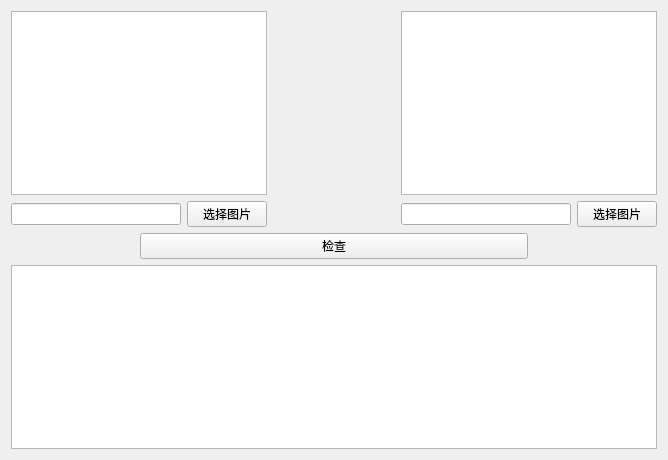
<?xml version="1.0" encoding="UTF-8"?>
<ui version="4.0">
 <class>CheckForm</class>
 <widget class="QWidget" name="CheckForm">
  <property name="geometry">
   <rect>
    <x>0</x>
    <y>0</y>
    <width>668</width>
    <height>460</height>
   </rect>
  </property>
  <property name="minimumSize">
   <size>
    <width>668</width>
    <height>460</height>
   </size>
  </property>
  <property name="windowTitle">
   <string>Form</string>
  </property>
  <layout class="QHBoxLayout" name="horizontalLayout_5">
   <item>
    <layout class="QVBoxLayout" name="verticalLayout_3">
     <item>
      <layout class="QHBoxLayout" name="horizontalLayout_3">
       <item>
        <layout class="QVBoxLayout" name="verticalLayout">
         <item>
          <widget class="QGraphicsView" name="graphicsView"/>
         </item>
         <item>
          <layout class="QHBoxLayout" name="horizontalLayout">
           <item>
            <widget class="QLineEdit" name="lineEdit"/>
           </item>
           <item>
            <widget class="QPushButton" name="pushButton">
             <property name="text">
              <string>选择图片</string>
             </property>
            </widget>
           </item>
          </layout>
         </item>
        </layout>
       </item>
       <item>
        <spacer name="horizontalSpacer">
         <property name="orientation">
          <enum>Qt::Horizontal</enum>
         </property>
         <property name="sizeHint" stdset="0">
          <size>
           <width>40</width>
           <height>20</height>
          </size>
         </property>
        </spacer>
       </item>
       <item>
        <layout class="QVBoxLayout" name="verticalLayout_2">
         <item>
          <widget class="QGraphicsView" name="graphicsView_2"/>
         </item>
         <item>
          <layout class="QHBoxLayout" name="horizontalLayout_2">
           <item>
            <widget class="QLineEdit" name="lineEdit_2"/>
           </item>
           <item>
            <widget class="QPushButton" name="pushButton_2">
             <property name="text">
              <string>选择图片</string>
             </property>
            </widget>
           </item>
          </layout>
         </item>
        </layout>
       </item>
      </layout>
     </item>
     <item>
      <layout class="QHBoxLayout" name="horizontalLayout_4" stretch="1,3,1">
       <item>
        <spacer name="horizontalSpacer_2">
         <property name="orientation">
          <enum>Qt::Horizontal</enum>
         </property>
         <property name="sizeHint" stdset="0">
          <size>
           <width>40</width>
           <height>20</height>
          </size>
         </property>
        </spacer>
       </item>
       <item>
        <widget class="QPushButton" name="pushButton_3">
         <property name="text">
          <string>检查</string>
         </property>
        </widget>
       </item>
       <item>
        <spacer name="horizontalSpacer_3">
         <property name="orientation">
          <enum>Qt::Horizontal</enum>
         </property>
         <property name="sizeHint" stdset="0">
          <size>
           <width>40</width>
           <height>20</height>
          </size>
         </property>
        </spacer>
       </item>
      </layout>
     </item>
     <item>
      <widget class="QGraphicsView" name="graphicsView_3"/>
     </item>
    </layout>
   </item>
  </layout>
 </widget>
 <resources/>
 <connections/>
</ui>
